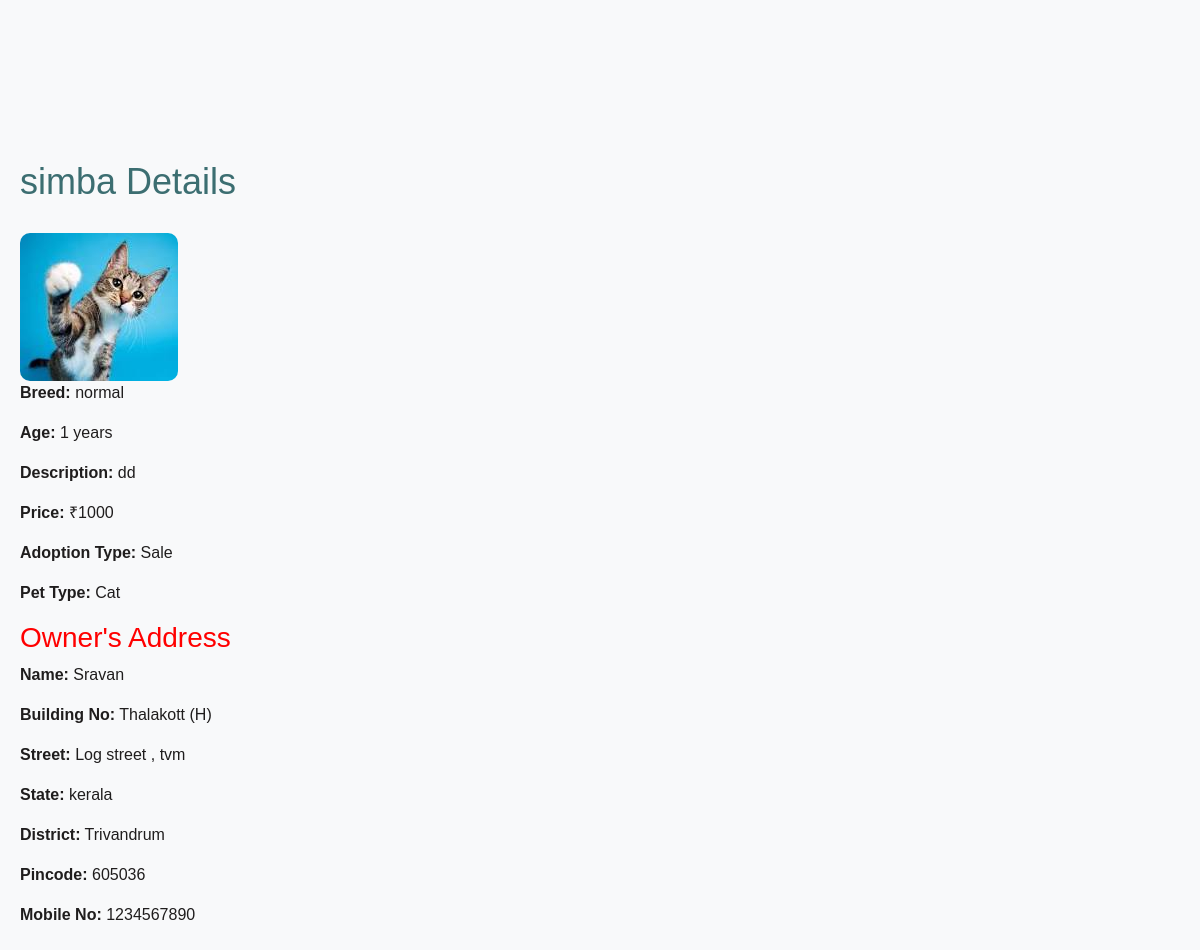
Screenshot of /view-pet-detail/18 with the database file from the repository.
### app/models.py (models this page shows, shortened)
class Pet(models.Model):
    category = models.ForeignKey(Category, on_delete=models.CASCADE)
    address = models.ForeignKey(Address, on_delete=models.CASCADE)
    pet_type = models.ForeignKey(PetType, on_delete=models.CASCADE)
    user = models.ForeignKey(User, on_delete=models.CASCADE)
    pet_name = models.CharField(max_length=100)
    pet_description = models.TextField()
    pet_age = models.IntegerField()
    pet_image = models.ImageField(upload_to='pet_images/')
    pet_price = models.IntegerField()
    pet_breed = models.CharField(max_length=100)
    created_at = models.DateTimeField(auto_now_add=True)
    is_available = models.BooleanField(default=True)

class Category(models.Model):
    name = models.CharField(max_length=100)

class PetType(models.Model):
    name = models.CharField(max_length=100)

class Address(models.Model):
    user = models.ForeignKey(User, on_delete=models.CASCADE, null=True, blank=True)
    name = models.CharField(max_length=100)
    building_no = models.CharField(max_length=100)
    street = models.CharField(max_length=255)
    state = models.CharField(max_length=100)
    district = models.CharField(max_length=100)
    pincode = models.IntegerField()
    mobile_no = models.CharField(max_length=15)

### app/views.py (the view)
# urls.py: path('view-pet-detail/<int:pet_id>', views.view_pet_detail, name='view_pet_detail'),
def view_pet_detail(request, pet_id):
    pet = get_object_or_404(Pet, id=pet_id)
    address = pet.address
    return render(request, 'admin/view_pet_details.html', {'pet': pet, 'address': address})

### templates/admin/view_pet_details.html (shortened to what this page needs)
<!DOCTYPE html>
<html lang="en">
<head>
    {% load static %}
    <link href="https://cdn.jsdelivr.net/npm/bootstrap@5.3.3/dist/css/bootstrap.min.css" rel="stylesheet">
    <link rel="stylesheet" href="{% static 'petdetails.css' %}">
</head>
<body>
    <div class="container">
        <h1>{{ pet.pet_name }} Details</h1>
        <div class="pet-detail">
            <img src="{{ pet.pet_image.url }}" alt="{{ pet.pet_name }}" class="pet-image">
            <div class="pet-info">
                <p><strong>Breed:</strong> {{ pet.pet_breed }}</p>
                <p><strong>Age:</strong> {{ pet.pet_age }} years</p>
                <p><strong>Description:</strong> {{ pet.pet_description }}</p>
                <p><strong>Price:</strong> ₹{{ pet.pet_price }}</p>
                <p><strong>Adoption Type:</strong> {{ pet.category.name }}</p>
                <p><strong>Pet Type:</strong> {{ pet.pet_type.name }}</p>
                <h3 style="color: red;">Owner's Address</h3>
                <div class="address-card">
                    <p><strong>Name:</strong> {{ address.name }}</p>
                    <p><strong>Building No:</strong> {{ address.building_no }}</p>
                    <p><strong>Street:</strong> {{ address.street }}</p>
                    <p><strong>State:</strong> {{ address.state }}</p>
                    <p><strong>District:</strong> {{ address.district }}</p>
                    <p><strong>Pincode:</strong> {{ address.pincode }}</p>
                    <p><strong>Mobile No:</strong> {{ address.mobile_no }}</p>
                </div>
        </div>
    </div>
</body>
</html>

### static/petdetails.css (style rules this page uses)
* { margin: 0; padding: 0; box-sizing: border-box; }
body { font-family: 'Arial', sans-serif; background-color: #f8f9fa; color: #1f1d1d; padding-top: 140px; font-size: 16px; }
.container { max-width: 1200px; margin: 0 auto; padding: 20px; }
h1 { font-size: 36px; color: #3C6E71; margin-bottom: 30px; }
.pet-image { max-height: 400px; object-fit: cover; border-radius: 10px; }

### rows the page displays
Pet: pet_name "simba", pet_image (picture), pet_breed "normal", pet_age "1", pet_description "dd", pet_price "1000", category.name "Sale", pet_type.name "Cat"
Address: name "Sravan", building_no "Thalakott (H)", street "Log street , tvm", state "kerala", district "Trivandrum", pincode "605036", mobile_no "1234567890"
